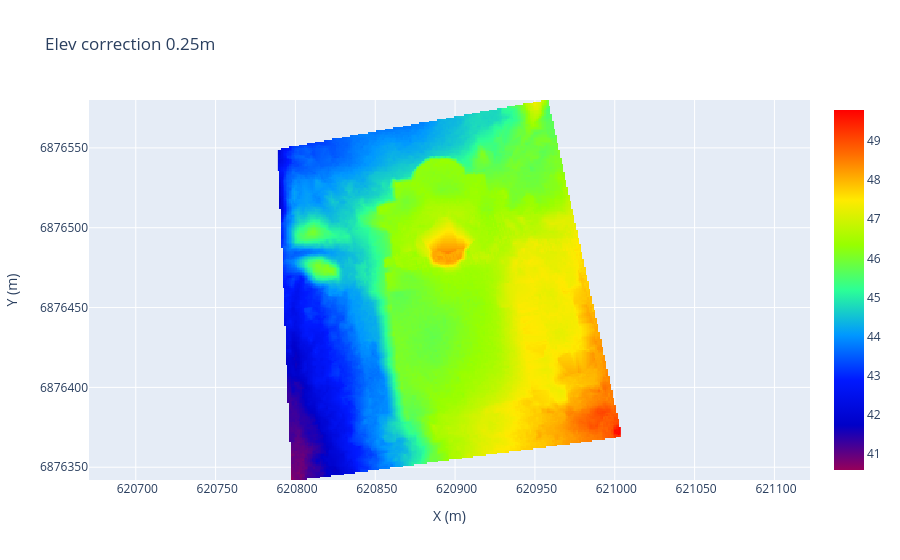

Source (notebook cell):
### Markdown cell above
## Correction MNT

### Code cell
meta, elev_init = read_file.read_asc_file(file_path="Inputs/modif/elev_9_rgealti_1m.asc",)
ploting.create_plotly_map(elev_init, meta, "Elev correction 0.25m", color="rainbow")

### Figure 1 — Plotly figure (JSON) as saved in the notebook; plotly's stock layout.template omitted (floating-point values rounded to 4 significant figures; data arrays with more than 128 entries replaced by an {"elided": "..."} marker saying what was removed)
{"data": [{"colorscale": [[0, "rgb(150,0,90)"], [0.125, "rgb(0,0,200)"], [0.25, "rgb(0,25,255)"], [0.375, "rgb(0,152,255)"], [0.5, "rgb(44,255,150)"], [0.625, "rgb(151,255,0)"], [0.75, "rgb(255,234,0)"], [0.875, "rgb(255,111,0)"], [1, "rgb(255,0,0)"]], "customdata": {"elided": "101436 int values"}, "hovertemplate": "<b>Data: %{z:.4f} unit<extra></extra></b><br>Ligne: %{customdata[0]}<br>Colonne: %{customdata[1]}<br>", "type": "heatmap", "x": {"elided": "214 float values"}, "y": {"elided": "237 float values"}, "z": {"elided": "237x214 float values"}, "zmax": 49.79, "zmin": 40.59}], "layout": {"autosize": false, "coloraxis": {"colorbar": {"nticks": 10, "ticklen": 6, "ticks": "outside"}}, "title": {"text": "Elev correction 0.25m"}, "xaxis": {"showgrid": true, "tickformat": " d", "tickmode": "auto", "title": {"text": "X (m)"}}, "yaxis": {"scaleanchor": "x", "showgrid": true, "tickformat": " d", "tickmode": "auto", "title": {"text": "Y (m)"}}}}
